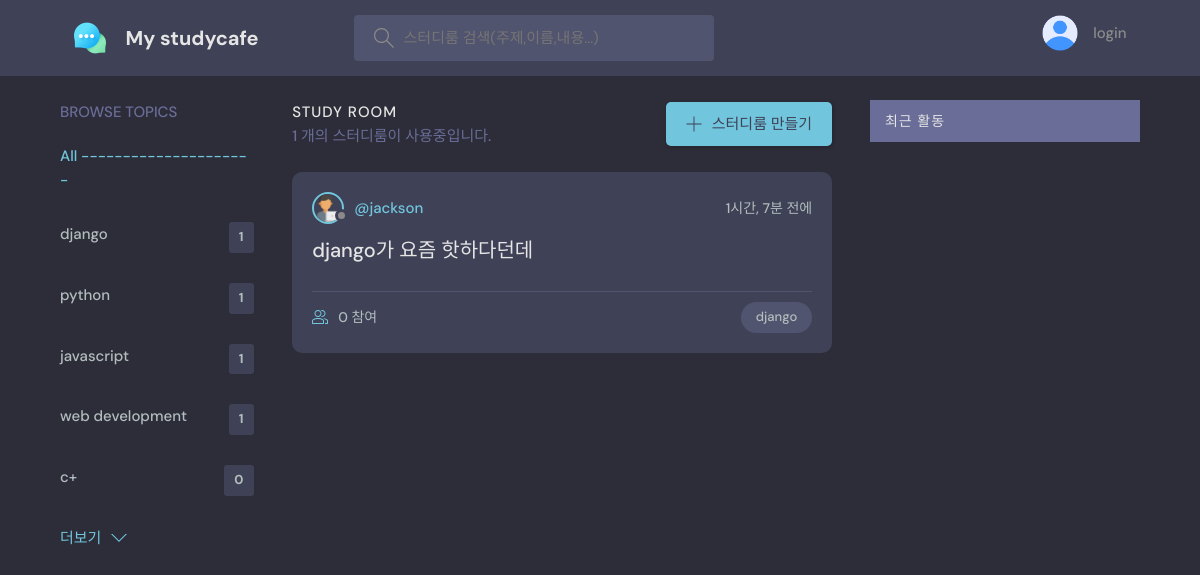
/?q=django, run on the app's committed database.
### discord/models.py (models this page shows, shortened)
class Topic(models.Model):
    name = models.CharField(max_length=200)

class Room(models.Model):
    host = models.ForeignKey(User, on_delete=models.SET_NULL, null=True)
    topic = models.ForeignKey(Topic, on_delete=models.SET_NULL, null=True)
    name = models.CharField(max_length=200)
    description = models.TextField(null=True, blank=True)
    participants = models.ManyToManyField(User, related_name='participants', blank=True)
    updated = models.DateTimeField(auto_now=True)
    created = models.DateTimeField(auto_now_add=True)
    class Meta:
        ordering = ['-created','-updated']

### discord/views.py (the view)
# urls.py: path('', views.home, name = "home"),
def home(request):
    q = request.GET.get('q') if request.GET.get('q') != None else ''
    rooms = Room.objects.filter(
        Q(topic__name__icontains=q) |
        Q(name__icontains=q) |
        Q(description__icontains=q)
    )
    topics = Topic.objects.all()[:5]
    room_count = rooms.count()
    room_messages = Message.objects.filter(Q(room__topic__name__icontains=q))[:5]
    context = {'rooms':rooms, 'topics':topics, 'room_count':room_count, 'room_messages':room_messages}
    return render(request, 'base/home.html', context)

### discord/templates/base/home.html (shortened to what this page needs)
{% extends 'main.html' %}
{% block content %}
  <main class="layout layout--3">
    <div class="container">
      {% include 'base/topics_component.html' %}
      <div class="roomList">
        <div class="roomList__header">
            <div>
              <h2>Study Room</h2>
              <p>{{room_count}} 개의 스터디룸이 사용중입니다.</p>
            </div>
            <a class="btn btn--main" href="{% url 'create-room' %}">
              <svg version="1.1" xmlns="http://www.w3.org/2000/svg" width="32" height="32" viewBox="0 0 32 32">
                <title>add</title>
                <path
                  d="M16.943 0.943h-1.885v14.115h-14.115v1.885h14.115v14.115h1.885v-14.115h14.115v-1.885h-14.115v-14.115z"
                ></path>
              </svg>
               스터디룸 만들기
            </a>
        </div>
       {% include 'base/feed_component.html' %}
      </div>
      {% include 'base/activity_component.html' %}
    </div>
  </main>
  {% endblock content %}

### discord/templates/base/topics_component.html
<div class="topics">
  <div class="topics__header">
      <h2>Browse Topics</h2>
  </div>
  <ul class="topics__list">
      <li>
          <a href="{% url 'home' %}" class="active"> All ---------------------</a>
      </li>
      {% for topic in topics %}
      <li>
          <a href="{% url 'home' %}?q={{topic.name}}">{{topic.name}}<span>{{topic.room_set.all.count}}</span></a>
      </li>
      {% endfor %}
  </ul>
  <a class="btn btn--link" href="{% url 'topics' %}">
      더보기
      <svg version="1.1" xmlns="http://www.w3.org/2000/svg" width="32" height="32" viewBox="0 0 32 32">
          <title>chevron-down</title>
          <path d="M16 21l-13-13h-3l16 16 16-16h-3l-13 13z"></path>
      </svg>
  </a>
</div>

### discord/templates/base/feed_component.html (shortened to what this page needs)
  {% load static %}
  {% for room in rooms %}
    <div class="roomListRoom">
      <div class="roomListRoom__header">
        <a href="{% url 'user-profile' room.host.id %}" class="roomListRoom__author">
          <div class="avatar avatar--small">
            <img src="{% static 'images/programmer.png' %}" />
          </div>
          <span>@{{room.host.username}}</span>
        </a>
        <div class="roomListRoom__actions">
          <span>{{room.created|timesince}} 전에 </span>
        </div>
      </div>
      <div class="roomListRoom__content">
        <a href="{% url 'room' room.id %}">{{room.name}}</a>
      </div>
      <div class="roomListRoom__meta">
        <a href="{% url 'room' room.id %}" class="roomListRoom__joined">
          {{room.participants.all.count}} 참여
        </a>
        <p class="roomListRoom__topic">{{room.topic.name}}</p>
      </div>
    </div>
  {% endfor %}

### static/styles/style.css (style rules this page uses)
:root { --color-main: #71c6dd; --color-main-light: #e1f6fb; --color-dark: #3f4156; --color-dark-medium: #51546e; --color-dark-light: #696d97; --color-light: #e5e5e5; --color-gray: #8b8b8b; --color-light-gray: #b2bdbd; --color-bg: #2d2d39; --color-success: #5dd693; --color-error: #fc4b0b; }
* { font-family: "DM Sans", -apple-system, BlinkMacSystemFont, "Segoe UI", Roboto, Oxygen, Ubuntu, Cantarell, "Open Sans", "Helvetica Neue", sans-serif; margin: 0; padding: 0; box-sizing: border-box; text-rendering: optimizeLegibility; font-size: inherit; }
html { font-size: 56.25%; }
@media only screen and (min-width: 1200px) { html { font-size: 62.5%; } }
body { line-height: 1.6; font-weight: 400; font-size: 1.5rem; color: var(--color-light-gray); background-color: var(--color-bg); min-height: 100vh; }
img { width: 100%; }
a { display: inline-block; color: var(--color-main); text-decoration: none; }
.container { max-width: 120rem; width: 90%; margin: auto; }
.btn { background-color: transparent; border: none; display: inline-flex; align-items: center; gap: 1rem; cursor: pointer; transition: all ease-in-out 0.3s; padding: 1rem 2rem; border-radius: 5px; box-shadow: 1px 1px 3px 1px rgba(0, 0, 0, 0.15); font-weight: 500; }
.btn--link { border-radius: 0; padding: 0; color: var(--color-main); box-shadow: none; }
.btn--main { background-color: var(--color-main); color: var(--color-dark); }
.btn > svg { fill: currentColor; width: 1.6rem; height: 1.6rem; }
.avatar { position: relative; display: inline-block; border-radius: 50%; border: 2px solid var(--color-main); }
.avatar img { display: block; border-radius: 50%; object-fit: cover; object-position: center; }
.avatar::after { content: ""; display: block; position: absolute; background-color: var(--color-gray); z-index: 111; border-radius: 50%; border: 0.3rem solid var(--color-dark); }
.avatar.avatar--small img { width: 2.8rem; height: 2.8rem; }
.avatar.avatar--small:after { width: 0.7rem; height: 0.7rem; bottom: 0px; right: -6px; }
.layout { margin-top: 2.4rem; }
.layout > .container { display: flex; justify-content: space-between; align-items: flex-start; }
.layout--3 > .container > div:first-child { flex-basis: 18%; max-width: 22.5rem; }
.layout--3 > .container > div:nth-child(2) { flex-basis: 50%; }
.topics__header { margin-bottom: 2rem; }
.topics__header h2 { text-transform: uppercase; font-weight: 500; color: var(--color-dark-light); }
.topics__list { list-style: none; }
.topics__list li a { display: flex; justify-content: space-between; margin-bottom: 3rem; font-weight: 500; color: var(--color-light-gray); transition: all 0.3s ease-in-out; }
.topics__list li a.active, .topics__list li a:hover { color: var(--color-main); }
.topics__list li a span { padding: 0.5rem 1rem; background-color: var(--color-dark); border-radius: 3px; font-size: 1.3rem; font-weight: 700; letter-spacing: 1px; }
.roomList__header { display: flex; justify-content: space-between; align-items: center; margin-bottom: 2.4rem; }
.roomList__header h2 { text-transform: uppercase; font-weight: 500; color: var(--color-light); letter-spacing: 1px; }
.roomList__header p { font-weight: 500; color: var(--color-dark-light); }
.roomListRoom { margin-bottom: 2.4rem; background-color: var(--color-dark); border-radius: 1rem; padding: 2rem; }
.roomListRoom__header { display: flex; justify-content: space-between; align-items: center; }
.roomListRoom__author { font-weight: 500; display: flex; align-items: center; gap: 1rem; }
.roomListRoom__actions { display: flex; align-items: flex-start; gap: 1rem; position: relative; }
.roomListRoom__actions span { font-size: 1.4rem; font-weight: 500; }
.roomListRoom__content { margin: 1rem 0; }
.roomListRoom__content a { font-size: 2rem; font-weight: 500; margin-bottom: 1.5rem; color: var(--color-light); transition: all 0.3s ease-in-out; }
.roomListRoom__meta { border-top: 1px solid var(--color-dark-medium); padding-top: 1rem; display: flex; align-items: center; justify-content: space-between; }
.roomListRoom__joined { color: var(--color-light-gray); display: flex; align-items: center; gap: 1rem; font-size: 1.4rem; font-weight: 500; }
.roomListRoom__joined svg { fill: var(--color-main); width: 1.6rem; height: 1.6rem; }
.roomListRoom__topic { padding: 5px 1.5rem; background-color: var(--color-dark-medium); border-radius: 5rem; font-weight: 500; font-size: 1.3rem; }

### data on the page
Topic: name "django", room_set.all.count "1"
Topic: name "python", room_set.all.count "1"
Topic: name "javascript", room_set.all.count "1"
Topic: name "web development", room_set.all.count "1"
Topic: name "c+", room_set.all.count "0"
Room: host.username "jackson", created "1시간, 7분", name "django가 요즘 핫하다던데", participants.all.count "0", topic.name "django"

### other printed values
{{ room_count }} "1"
